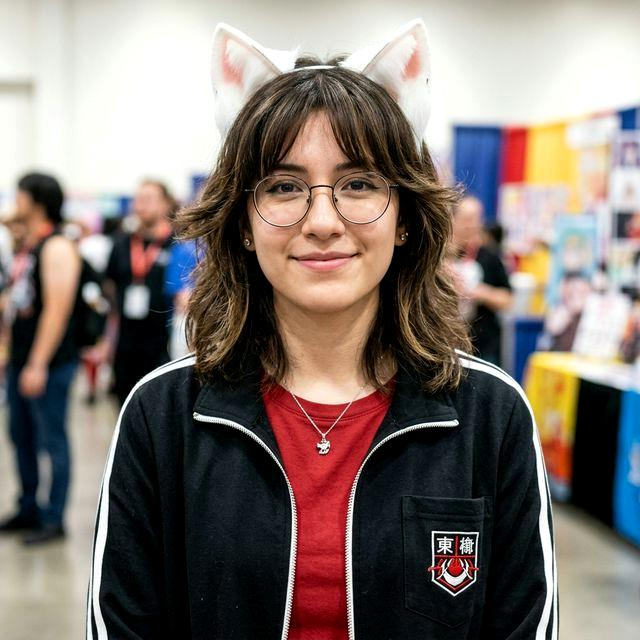
#> input picture TP04_Reconnaissance_Faciale_PCA/dataset/person1/p1_train_0.jpg, 640 x 640 px; its folder holds only this picture in this run
$ python tp04_pca.py
#> lines starting #> are read from the running program, lines starting #| are printed output that depends on the picture
import os
import cv2
import numpy as np
import matplotlib.pyplot as plt

class FaceRecognitionPCA:
    def __init__(self, n_components=30):
        self.n_components = n_components
        script_dir = os.path.dirname(os.path.abspath(__file__))
        cascade_path = os.path.join(script_dir, "haarcascade_frontalface_default.xml")
        self.face_cascade = cv2.CascadeClassifier(cascade_path)

        self.mean = None
        self.eigenvectors = None
        self.projections = None
        self.labels = None

    def detect_face(self, image):
        gray = cv2.cvtColor(image, cv2.COLOR_BGR2GRAY)
        faces = self.face_cascade.detectMultiScale(
            gray,
            scaleFactor=1.1,
            minNeighbors=5,
            minSize=(30, 30)
        )
        if len(faces) == 0:
            return None

        largest_face = max(faces, key=lambda rect: rect[2] * rect[3])
        x, y, w, h = largest_face
        face_crop = gray[y:y+h, x:x+w]
        face_resized = cv2.resize(face_crop, (100, 100))
        return face_resized, largest_face

    def load_dataset(self, dataset_path):
#> called with dataset_path = 'TP04_Reconnaissance_Faciale_PCA/dataset'
        X = []
        y = []
        for person_name in os.listdir(dataset_path):
            person_dir = os.path.join(dataset_path, person_name)
            if not os.path.isdir(person_dir):
                continue

            for img_name in os.listdir(person_dir):
                img_path = os.path.join(person_dir, img_name)
                img = cv2.imread(img_path)
#> img is the input picture: shape (640, 640, 3); mean B, G, R 111.3, 116.9, 128.4
                if img is None:
                    continue

                result = self.detect_face(img)
#> in detect_face, `gray = cv2.cvtColor(image, cv2.COLOR_BGR2GRAY)`:
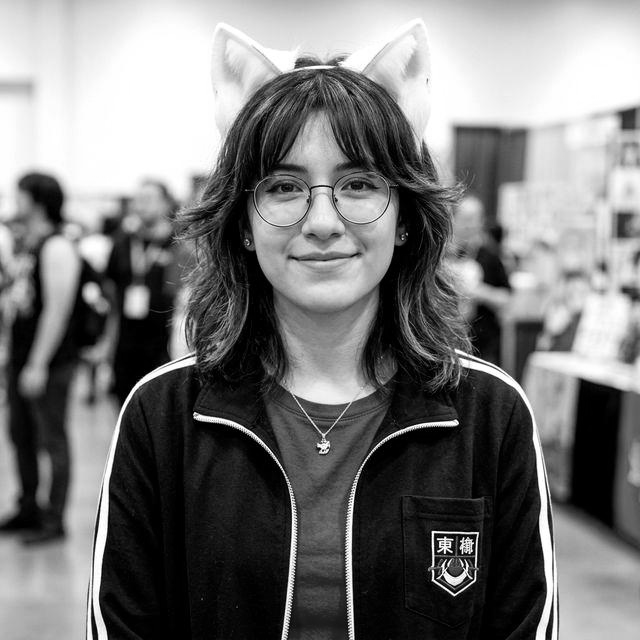
#> gray: shape (640, 640); min 0, max 255, mean 119.7
#> in detect_face, `faces = self.face_cascade.detectMultiScale( gray, scaleFactor=1.1, min..`: faces = [[228, 114, 189, 189]]
#> in detect_face, `largest_face = max(faces, key=lambda rect: rect[2] * rect[3])`: largest_face = [228, 114, 189, 189]
#> in detect_face, `x, y, w, h = largest_face`: x = 228; y = 114; w = 189
#> in detect_face, `face_crop = gray[y:y+h, x:x+w]`:
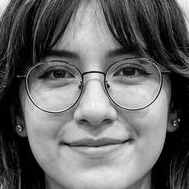
#> face_crop: shape (189, 189); min 0, max 247, mean 102.7
#> in detect_face, `face_resized = cv2.resize(face_crop, (100, 100))`:
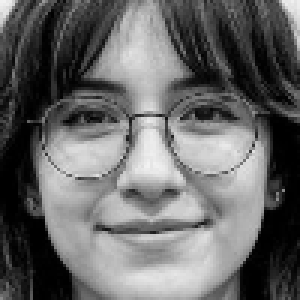
#> face_resized: shape (100, 100) (shown 3 times larger); min 0, max 242, mean 102.5
                if result is not None:
                    face_img, _ = result
                    # Vectorisation : aplatissement 1D
                    face_vector = face_img.flatten()
#> face_vector = 10000 values, max 242 at index 1, min 0 at index 2115, mean 102.5
                    X.append(face_vector)
                    y.append(person_name)
#> pass 2 of the loop in load_dataset, `for person_name in os.listdir(dataset_path):`:
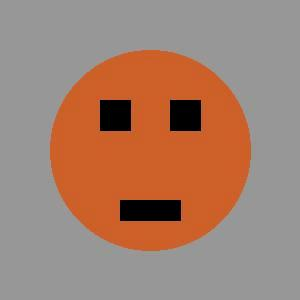
#> input picture TP04_Reconnaissance_Faciale_PCA/dataset/person2/p2_train_0.jpg, 300 x 300 px
#> in load_dataset, img is the input picture: shape (300, 300, 3); mean B, G, R 111, 128.4, 162.9
#> in detect_face (call 2), `gray = cv2.cvtColor(image, cv2.COLOR_BGR2GRAY)`:
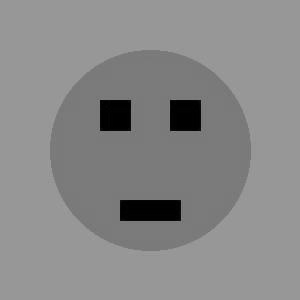
#> gray: shape (300, 300); min 0, max 159, mean 136.7
#> faces = ()

        return np.array(X), np.array(y)

    def compute_pca(self, X):
        self.mean = np.mean(X, axis=0)
        X_centered = X - self.mean

        # Astuce Eigenfaces : SVD evite la creation d'un Cov 10000x10000
        # qui bloquerait par complexité O(D^3).
        U, S, Vt = np.linalg.svd(X_centered, full_matrices=False)
        eigenvectors = Vt.T

        # Conserver n_components vectoriels
        self.eigenvectors = eigenvectors[:, :self.n_components]

        # Projections PCA base d'entraînement matricielle
        self.projections = np.dot(X_centered, self.eigenvectors)

    def project(self, face_vector):
        centered = face_vector - self.mean
        return np.dot(centered, self.eigenvectors)

    def recognize(self, image_path, threshold):
        img = cv2.imread(image_path)
        if img is None:
            return None, None, "File Not Found", None

        result = self.detect_face(img)
        if result is None:
            return None, None, "No Face Detectée", None

        face_img, face_rect = result
        face_vect = face_img.flatten()
        test_proj = self.project(face_vect)

        # Distance Euclienne absolue dans l'hyper-sphère PCA
        distances = [np.linalg.norm(test_proj - train_proj) for train_proj in self.projections]
        min_dist = min(distances)
        min_idx = np.argmin(distances)
        matched_identity = self.labels[min_idx]

        decision = "Match" if min_dist <= threshold else "No Match"
        return matched_identity, min_dist, decision, face_rect

if __name__ == "__main__":
    script_dir = os.path.dirname(os.path.abspath(__file__))
    dataset_path = os.path.join(script_dir, "dataset")
    test_dir = os.path.join(script_dir, "test_images")
    results_dir = os.path.join(script_dir, "results")

    print("Initialisation du pipeline Eigenfaces PCA (k=10)...")
    pca_system = FaceRecognitionPCA(n_components=10)

    X, y = pca_system.load_dataset(dataset_path)
    if len(X) == 0:
        print("Dataset introuvable ou visages non détéctés.")
        exit()

    pca_system.labels = y
    # Cap n_components pour les petits datasets (ex: len=10)
    pca_system.n_components = min(10, len(X))
#> pca_system.n_components = 1
    print(f"Bases d'entraînement récupérée : {len(X)} images (dim {X.shape[1]}).")
#| Bases d'entraînement récupérée : 1 images (dim 10000).
    pca_system.compute_pca(X)
#> in compute_pca, `self.mean = np.mean(X, axis=0)`: self.mean has the same summary as face_vector in load_dataset
#> in compute_pca, `U, S, Vt = np.linalg.svd(X_centered, full_matrices=False)`: U = [1]; S = [0]
#> in compute_pca, `eigenvectors = Vt.T`: eigenvectors = 10000 values, max 1 at index 0, min 0 at index 1, mean 0.0001
#> in compute_pca, `self.eigenvectors = eigenvectors[:, :self.n_components]`: self.eigenvectors has the same summary as eigenvectors
#> in compute_pca, `self.projections = np.dot(X_centered, self.eigenvectors)`: self.projections = [0]

#> (the run stopped early here; a loop or call above may not have finished)
